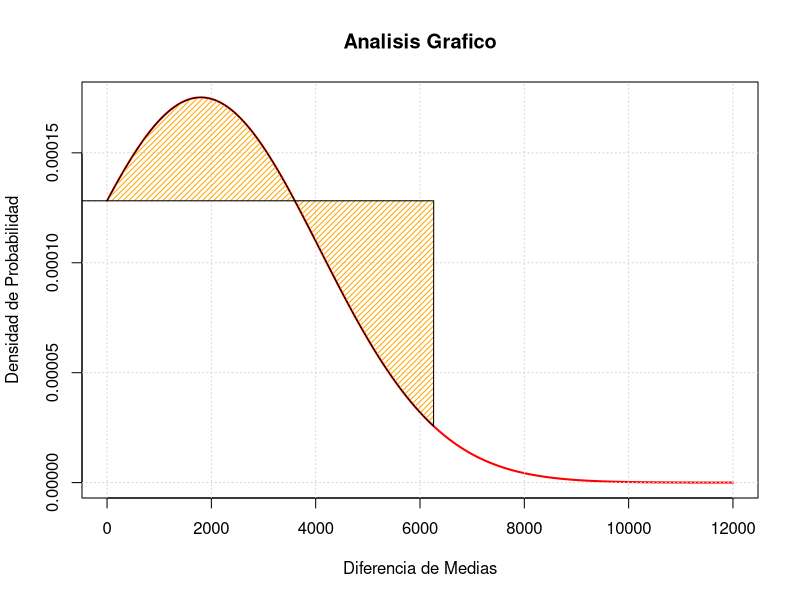

Write the R code that produced this figure.
## ---- chunk 1
knitr::opts_chunk$set(echo = TRUE)
## ---- chunk 2
setwd(".")
library(knitr)

x<-seq(0,12000,10)
n<-12
x1<-36300
x2<-38100
s1<-5000
s2<-6100
Alfa<-1-0.95
## ---- chunk 3
y<-dnorm(x, x2-x1, sqrt((s1^2/n)+(s2^2/n)))
plot(x,y, type = "l", col="red", lwd=2, ylab = "Densidad de Probabilidad", xlab =
       "Diferencia de Medias", main ="Analisis Grafico"); 
grid()
xliminf<-qnorm(Alfa/2, x2-x1, sqrt((s1^2/n)+(s2^2/n)))
xlimsup<-qnorm(1-Alfa/2, x2-x1, sqrt((s1^2/n)+(s2^2/n)))
xliminf
xlimsup

xv<-x[x>=xliminf & x<=xlimsup]
yv<-y[x>=xliminf & x<=xlimsup]
xv<-c(xv,xlimsup,xliminf)
yv<-c(yv,y[1],y[1])
polygon(xv,yv,col="orange", density=25, border="black")
